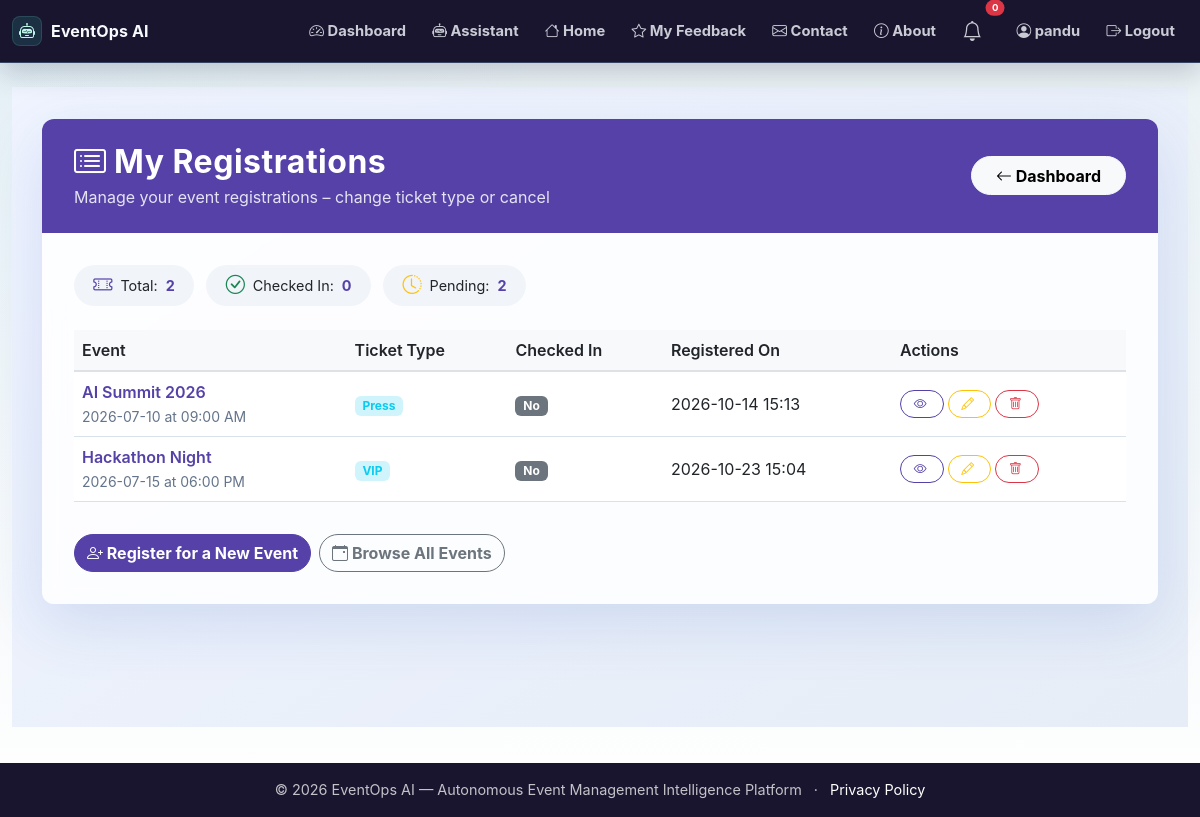
The page /user/registrations (signed in) on the database its author committed.
### app.py (models this page shows, shortened)
class User(UserMixin, db.Model):
    id = db.Column(db.Integer, primary_key=True)
    name = db.Column(db.String(100), nullable=False)
    email = db.Column(db.String(100), unique=True, nullable=False)
    password_hash = db.Column(db.String(200), nullable=False)
    role = db.Column(db.String(20), default='user')
    created_at = db.Column(db.DateTime, default=lambda: datetime.now(timezone.utc))

class Registration(db.Model):
    id = db.Column(db.Integer, primary_key=True)
    user_id = db.Column(db.Integer, db.ForeignKey('user.id'))
    event_id = db.Column(db.Integer, db.ForeignKey('event.id'))
    ticket_type = db.Column(db.String(50))
    status = db.Column(db.String(20), default='registered')
    checked_in = db.Column(db.Boolean, default=False)
    registered_at = db.Column(db.DateTime, default=lambda: datetime.now(timezone.utc))
    user = db.relationship('User', backref='registrations')
    event = db.relationship('Event', backref='registrations')

class Event(db.Model):
    id = db.Column(db.Integer, primary_key=True)
    title = db.Column(db.String(200), nullable=False)
    description = db.Column(db.Text)
    date = db.Column(db.String(50))
    time = db.Column(db.String(50))
    location = db.Column(db.String(200))
    capacity = db.Column(db.Integer)
    status = db.Column(db.String(20), default='upcoming')
    created_at = db.Column(db.DateTime, default=lambda: datetime.now(timezone.utc))

### app.py (the view)
@app.route('/user/registrations')
@login_required
def user_my_registrations():
    registrations = Registration.query.filter_by(user_id=current_user.id).all()
    return render_template('user_registrations.html', registrations=registrations)

### app.py (called while the page is built)
@login_manager.user_loader
def load_user(user_id):
    return User.query.get(int(user_id))

### templates/user_registrations.html (shortened to what this page needs)
{% extends "base.html" %}
{% block content %}
<div class="registrations-wrapper">
    <div class="container">
        <div class="card registrations-card">
            <div class="card-header d-flex justify-content-between align-items-center flex-wrap">
                <div>
                    <h2><i class="bi bi-card-list me-2"></i>My Registrations</h2>
                    <p>Manage your event registrations – change ticket type or cancel</p>
                </div>
                <a href="{{ url_for('dashboard') }}" class="btn btn-light btn-back">
                    <i class="bi bi-arrow-left"></i> Dashboard
                </a>
            </div>
            <div class="card-body">
                <div class="mb-3">
                    <span class="stats-badge"><i class="bi bi-ticket-perforated text-primary"></i> Total: <span class="stat-number">{{ registrations|length }}</span></span>
                    <span class="stats-badge"><i class="bi bi-check-circle text-success"></i> Checked In: <span class="stat-number">{{ registrations|selectattr('checked_in', 'equalto', True)|list|length }}</span></span>
                    <span class="stats-badge"><i class="bi bi-clock-history text-warning"></i> Pending: <span class="stat-number">{{ registrations|selectattr('checked_in', 'equalto', False)|list|length }}</span></span>
                </div>
                <div class="table-responsive">
                    <table class="table table-hover align-middle">
                        <thead>
                            <tr>
                                <th>Event</th>
                                <th>Ticket Type</th>
                                <th>Checked In</th>
                                <th>Registered On</th>
                                <th>Actions</th>
                            </tr>
                        </thead>
                        <tbody>
                            {% for reg in registrations %}
                            <tr>
                                <td>
                                    {% if reg.event %}
                                        <span class="event-title">{{ reg.event.title }}</span>
                                        <br><small class="text-muted">{{ reg.event.date }} at {{ reg.event.time }}</small>
                                    {% else %}
                                        <span class="text-muted">Event has been removed</span>
                                    {% endif %}
                                </td>
                                <td>
                                    <span class="badge bg-info-subtle text-info">{{ reg.ticket_type }}</span>
                                </td>
                                <td>
                                    <span class="badge bg-{{ 'success' if reg.checked_in else 'secondary' }}">
                                        {% if reg.checked_in %}<i class="bi bi-check-circle"></i> Yes{% else %}No{% endif %}
                                    </span>
                                </td>
                                <td>{{ reg.registered_at.strftime('%Y-%m-%d %H:%M') }}</td>
                                <td>
                                    <div class="d-flex flex-wrap gap-1">
                                        {% if reg.event %}
                                        <a href="{{ url_for('event_detail', event_id=reg.event.id) }}" class="btn btn-outline-primary btn-sm btn-action">
                                            <i class="bi bi-eye"></i>
                                        </a>
                                        {% else %}
                                        <span class="text-muted-small">Unavailable</span>
                                        {% endif %}
                                        {% if reg.event %}
                                        <button class="btn btn-outline-warning btn-sm btn-action" data-bs-toggle="modal" data-bs-target="#editModal{{ reg.id }}">
                                            <i class="bi bi-pencil"></i>
                                        </button>
                                        {% else %}
                                        <span class="text-muted-small">Cannot edit</span>
                                        {% endif %}
                                        <form method="POST" action="{{ url_for('cancel_registration', reg_id=reg.id) }}" style="display:inline;"
                                              onsubmit="return confirm('Cancel your registration for \'{{ reg.event.title if reg.event else 'this event' }}\'? This cannot be undone.');">
                                            <button type="submit" class="btn btn-outline-danger btn-sm btn-action">
                                                <i class="bi bi-trash"></i>
                                            </button>
                                        </form>
                                    </div>
                                </td>
                            </tr>
                            {% endfor %}
                        </tbody>
                    </table>
                </div>
                <div class="mt-3 d-flex flex-wrap gap-2">
                    <a href="{{ url_for('user_register_event') }}" class="btn btn-primary">
                        <i class="bi bi-person-plus"></i> Register for a New Event
                    </a>
                    <a href="{{ url_for('browse_events') }}" class="btn btn-outline-secondary">
                        <i class="bi bi-calendar-event"></i> Browse All Events
                    </a>
                </div>
            </div>
        </div>
    </div>
</div>
{% endblock %}

### templates/base.html (shortened to what this page needs)
<!DOCTYPE html>
<html lang="en">
<head>
<link href="https://cdn.jsdelivr.net/npm/bootstrap@5.3.0/dist/css/bootstrap.min.css" rel="stylesheet">
<link rel="stylesheet" href="https://cdn.jsdelivr.net/npm/bootstrap-icons@1.11.0/font/bootstrap-icons.css">
<link rel="stylesheet" href="{{ url_for('static', filename='css/style.css', v='futuristic-purple-20261030') }}">
</head>
<body>
<nav class="navbar navbar-expand-lg navbar-dark shadow-sm">
<div class="container-fluid">
<a class="navbar-brand fw-bold" href="{{ url_for('index') }}">
<i class="bi bi-robot"></i>EventOps AI
</a>
<div class="collapse navbar-collapse" id="navbarNav">
<ul class="navbar-nav ms-auto align-items-lg-center">
                    {% if current_user.is_authenticated %}
<li class="nav-item">
<a class="nav-link" href="{{ url_for('dashboard') }}">
<i class="bi bi-speedometer2"></i> Dashboard
</a>
</li>
<li class="nav-item">
<a class="nav-link" href="{{ url_for('assistant_page') }}">
<i class="bi bi-robot"></i> Assistant
</a>
</li>
<li class="nav-item">
<a class="nav-link" href="{{ url_for('index') }}">
<i class="bi bi-house"></i> Home
</a>
</li>
<li class="nav-item">
<a class="nav-link" href="{{ url_for('feedback_list') }}">
<i class="bi bi-star"></i> My Feedback
</a>
</li>
<li class="nav-item">
<a class="nav-link" href="{{ url_for('contact') }}">
<i class="bi bi-envelope"></i> Contact
</a>
</li>
<li class="nav-item">
<a class="nav-link" href="{{ url_for('about') }}">
<i class="bi bi-info-circle"></i> About
</a>
</li>
<li class="nav-item position-relative me-2">
<a class="nav-link" href="#" title="Notifications" data-bs-toggle="dropdown">
<i class="bi bi-bell fs-5"></i>
<span class="position-absolute top-0 start-100 translate-middle badge rounded-pill bg-danger" style="font-size:0.6rem;">
                                    0
</span>
</a>
</li>
<li class="nav-item">
<a class="nav-link" href="{{ url_for('profile') }}">
<i class="bi bi-person-circle"></i> {{ current_user.name }}
</a>
</li>
<li class="nav-item">
<a class="nav-link" href="{{ url_for('logout') }}">
<i class="bi bi-box-arrow-right"></i> Logout
</a>
</li>
                    {% endif %}
</ul>
</div>
</div>
</nav>
<main class="container-fluid py-4">
        {% block content %}{% endblock %}
</main>
<footer class="footer bg-dark text-white py-3 mt-4">
<div class="container text-center">
<span>© 2026 EventOps AI — Autonomous Event Management Intelligence Platform</span>
<span class="mx-2" aria-hidden="true">·</span>
<a class="text-white" href="{{ url_for('privacy') }}">Privacy Policy</a>
</div>
</footer>
</body>
</html>

### static/css/style.css (style rules this page uses)
:root { --eo-ink: #19152E; --eo-muted: #64748b; --eo-body: #334155; --eo-bg: #eaf2f5; --eo-surface: #ffffff; --eo-line: #d8e3e9; --eo-navy: #19152E; --eo-blue: #5541A8; --eo-indigo: #19152E; --eo-teal: #B7A5FF; --eo-amber: #f59e0b; --eo-rose: #e11d48; --eo-shadow: 0 22px 60px rgba(15, 23, 42, 0.11); --eo-soft-shadow: 0 14px 36px rgba(15, 23, 42, 0.08); }
* { letter-spacing: 0; }
html { scroll-behavior: smooth; }
body { min-height: 100vh; color: var(--eo-body); background: radial-gradient(circle at top left, rgba(139, 206, 255, 0.08), transparent 34rem), linear-gradient(180deg, var(--eo-bg) 0%, #f3f7f9 55%, #ffffff 100%); font-family: "Inter", "Segoe UI", system-ui, -apple-system, BlinkMacSystemFont, sans-serif; }
a { text-decoration: none; }
.navbar { position: sticky; top: 0; z-index: 1030; min-height: 60px; border-bottom: 1px solid rgba(139, 206, 255, 0.25); background: #19152E !important; box-shadow: 0 10px 28px rgba(16, 27, 53, 0.2) !important; backdrop-filter: blur(14px); }
.navbar .container-fluid { width: min(1240px, calc(100% - 24px)); margin: 0 auto; padding-left: 0; padding-right: 0; }
.navbar-brand { display: inline-flex; align-items: center; gap: 9px; font-size: 1rem; letter-spacing: .01em; color: #f7fbff !important; font-weight: 800; }
.navbar-brand i { display: inline-flex; width: 30px; height: 30px; align-items: center; justify-content: center; border-radius: 8px; color: #bff8eb; background: rgba(45, 212, 191, 0.14); box-shadow: inset 0 0 0 1px rgba(125, 211, 200, 0.16); }
.navbar-dark .navbar-nav .nav-link { position: relative; border-radius: 999px; color: rgba(245, 249, 255, 0.8); font-size: 0.92rem; font-weight: 650; padding: 0.5rem 0.82rem; transition: background 0.2s ease, color 0.2s ease, transform 0.2s ease; }
main.container-fluid { width: min(1240px, calc(100% - 24px)); min-height: calc(100vh - 138px); margin: 0 auto; padding: 24px 0 0 !important; }
.dropdown-menu, .modal-content, .list-group-item, .table, .card { border-color: var(--eo-line) !important; }
.card { border-radius: 12px !important; background: rgba(255, 255, 255, 0.96); box-shadow: var(--eo-soft-shadow); }
.btn { border-radius: 999px; font-weight: 750; box-shadow: none !important; }
.btn-primary, .bg-primary { background: var(--eo-blue) !important; border-color: var(--eo-blue) !important; }
.btn-outline-primary { border-color: var(--eo-blue); color: var(--eo-blue); }
.text-primary { color: var(--eo-blue) !important; }
h1, h2, h3, h4, h5, h6, .section-title, .eo-section-title { color: var(--eo-navy); }
.hero-gradient :is(h1, h2, h3, h4, h5, h6), .eo-gradient-panel :is(h1, h2, h3, h4, h5, h6), .contact-hero h1, .feedback-card .card-header :is(h1, h2, h3, h4, h5, h6), .registrations-card .card-header :is(h1, h2, h3, h4, h5, h6), .register-card .card-header :is(h1, h2, h3, h4, h5, h6), .assistant .chat-header :is(h1, h2, h3, h4, h5, h6), .chat-header :is(h1, h2, h3, h4, h5, h6), .page-header :is(h1, h2, h3, h4, h5, h6) { color: #fff !important; }
.footer { margin-top: 36px !important; background: var(--eo-navy) !important; color: rgba(255, 255, 255, 0.74) !important; font-size: 0.9rem; }
.section-copy, .text-muted { color: var(--eo-muted) !important; }

### rows shown on the page
User: name "pandu"
Registration: event "AI Summit 2026", event "2026-07-10", event.time "09:00 AM", ticket_type "Press", checked_in "No", registered_at "2026-10-14 15:13"
Registration: event "Hackathon Night", event "2026-07-15", event.time "06:00 PM", ticket_type "VIP", checked_in "No", registered_at "2026-10-23 15:04"

### other values the page prints
{{ registrations|length }} "2"
{{ registrations|selectattr('checked_in', 'equalto', True)|list|length }} "0"
{{ registrations|selectattr('checked_in', 'equalto', False)|list|length }} "2"
